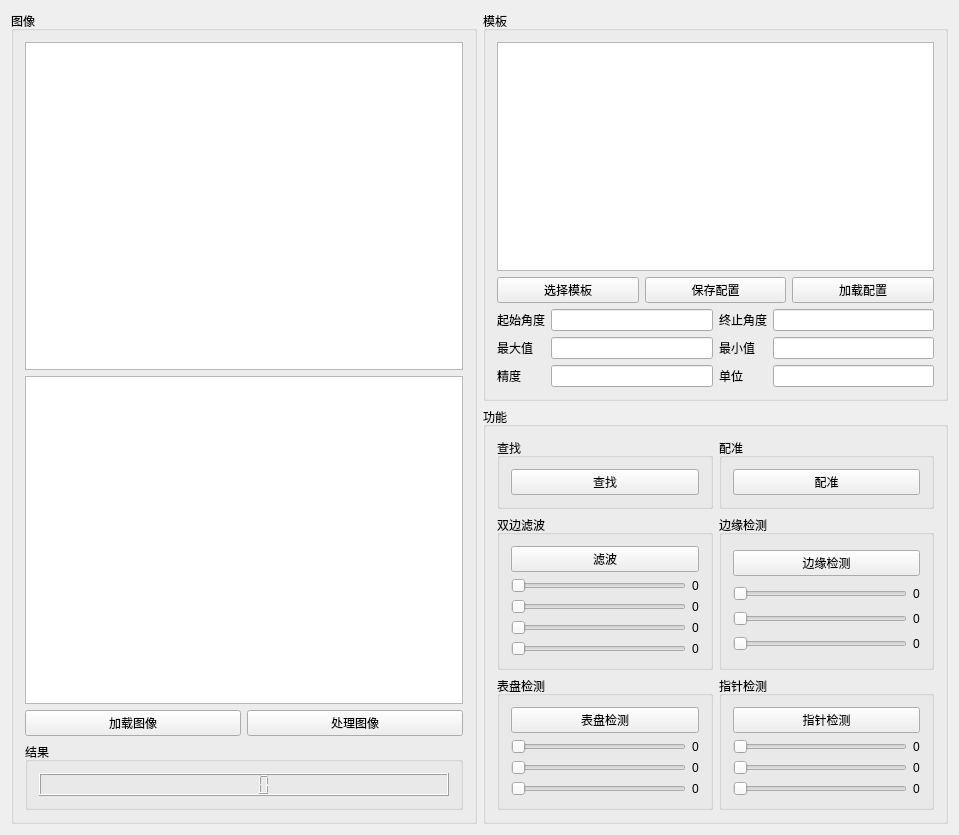
<?xml version="1.0" encoding="UTF-8"?>
<ui version="4.0">
 <class>MainWindow</class>
 <widget class="QMainWindow" name="MainWindow">
  <property name="geometry">
   <rect>
    <x>0</x>
    <y>0</y>
    <width>959</width>
    <height>835</height>
   </rect>
  </property>
  <property name="windowTitle">
   <string>GaugeReader</string>
  </property>
  <widget class="QWidget" name="centralWidget">
   <layout class="QGridLayout" name="gridLayout_3">
    <item row="0" column="0" rowspan="2">
     <widget class="QGroupBox" name="groupBox">
      <property name="title">
       <string>图像</string>
      </property>
      <layout class="QVBoxLayout" name="verticalLayout_3">
       <item>
        <widget class="QGraphicsView" name="graphicsView_2"/>
       </item>
       <item>
        <widget class="QGraphicsView" name="graphicsView_3"/>
       </item>
       <item>
        <layout class="QHBoxLayout" name="horizontalLayout_2">
         <item>
          <widget class="QPushButton" name="pushButton_3">
           <property name="text">
            <string>加载图像</string>
           </property>
          </widget>
         </item>
         <item>
          <widget class="QPushButton" name="pushButton_4">
           <property name="text">
            <string>处理图像</string>
           </property>
          </widget>
         </item>
        </layout>
       </item>
       <item>
        <widget class="QGroupBox" name="groupBox_10">
         <property name="title">
          <string>结果</string>
         </property>
         <layout class="QVBoxLayout" name="verticalLayout_2">
          <item>
           <widget class="QLCDNumber" name="lcdNumber"/>
          </item>
         </layout>
        </widget>
       </item>
      </layout>
     </widget>
    </item>
    <item row="0" column="1">
     <widget class="QGroupBox" name="groupBox_2">
      <property name="title">
       <string>模板</string>
      </property>
      <layout class="QVBoxLayout" name="verticalLayout">
       <item>
        <widget class="QGraphicsView" name="graphicsView"/>
       </item>
       <item>
        <layout class="QHBoxLayout" name="horizontalLayout">
         <item>
          <widget class="QPushButton" name="pushButton">
           <property name="text">
            <string>选择模板</string>
           </property>
          </widget>
         </item>
         <item>
          <widget class="QPushButton" name="pushButton_2">
           <property name="text">
            <string>保存配置</string>
           </property>
          </widget>
         </item>
         <item>
          <widget class="QPushButton" name="pushButton_5">
           <property name="text">
            <string>加载配置</string>
           </property>
          </widget>
         </item>
        </layout>
       </item>
       <item>
        <layout class="QGridLayout" name="gridLayout_4">
         <item row="1" column="3">
          <widget class="QLineEdit" name="lineEdit_4"/>
         </item>
         <item row="0" column="1">
          <widget class="QLineEdit" name="lineEdit"/>
         </item>
         <item row="0" column="2">
          <widget class="QLabel" name="label_2">
           <property name="text">
            <string>终止角度</string>
           </property>
          </widget>
         </item>
         <item row="0" column="3">
          <widget class="QLineEdit" name="lineEdit_2"/>
         </item>
         <item row="1" column="1">
          <widget class="QLineEdit" name="lineEdit_3"/>
         </item>
         <item row="1" column="0">
          <widget class="QLabel" name="label_3">
           <property name="text">
            <string>最大值</string>
           </property>
          </widget>
         </item>
         <item row="0" column="0">
          <widget class="QLabel" name="label">
           <property name="text">
            <string>起始角度</string>
           </property>
          </widget>
         </item>
         <item row="1" column="2">
          <widget class="QLabel" name="label_4">
           <property name="text">
            <string>最小值</string>
           </property>
          </widget>
         </item>
         <item row="2" column="0">
          <widget class="QLabel" name="label_5">
           <property name="text">
            <string>精度</string>
           </property>
          </widget>
         </item>
         <item row="2" column="1">
          <widget class="QLineEdit" name="lineEdit_5"/>
         </item>
         <item row="2" column="2">
          <widget class="QLabel" name="label_6">
           <property name="text">
            <string>单位</string>
           </property>
          </widget>
         </item>
         <item row="2" column="3">
          <widget class="QLineEdit" name="lineEdit_6"/>
         </item>
        </layout>
       </item>
      </layout>
     </widget>
    </item>
    <item row="1" column="1">
     <widget class="QGroupBox" name="groupBox_3">
      <property name="title">
       <string>功能</string>
      </property>
      <layout class="QGridLayout" name="gridLayout_2">
       <item row="0" column="0">
        <widget class="QGroupBox" name="groupBox_8">
         <property name="title">
          <string>查找</string>
         </property>
         <layout class="QGridLayout" name="gridLayout_8">
          <item row="0" column="0" colspan="2">
           <widget class="QPushButton" name="matchButton">
            <property name="text">
             <string>查找</string>
            </property>
           </widget>
          </item>
         </layout>
        </widget>
       </item>
       <item row="0" column="1">
        <widget class="QGroupBox" name="groupBox_9">
         <property name="title">
          <string>配准</string>
         </property>
         <layout class="QGridLayout" name="gridLayout_9">
          <item row="0" column="0" colspan="2">
           <widget class="QPushButton" name="adjustButton">
            <property name="text">
             <string>配准</string>
            </property>
           </widget>
          </item>
         </layout>
        </widget>
       </item>
       <item row="1" column="0">
        <widget class="QGroupBox" name="groupBox_4">
         <property name="title">
          <string>双边滤波</string>
         </property>
         <layout class="QGridLayout" name="gridLayout_5">
          <item row="2" column="0">
           <widget class="QSlider" name="filterParam_2">
            <property name="orientation">
             <enum>Qt::Horizontal</enum>
            </property>
           </widget>
          </item>
          <item row="1" column="0">
           <widget class="QSlider" name="filterParam_1">
            <property name="orientation">
             <enum>Qt::Horizontal</enum>
            </property>
           </widget>
          </item>
          <item row="3" column="0">
           <widget class="QSlider" name="filterParam_3">
            <property name="orientation">
             <enum>Qt::Horizontal</enum>
            </property>
           </widget>
          </item>
          <item row="1" column="1">
           <widget class="QLabel" name="filterParamLabel_1">
            <property name="text">
             <string>0</string>
            </property>
           </widget>
          </item>
          <item row="0" column="0" colspan="2">
           <widget class="QPushButton" name="filterButton">
            <property name="text">
             <string>滤波</string>
            </property>
           </widget>
          </item>
          <item row="2" column="1">
           <widget class="QLabel" name="filterParamLabel_2">
            <property name="text">
             <string>0</string>
            </property>
           </widget>
          </item>
          <item row="3" column="1">
           <widget class="QLabel" name="filterParamLabel_3">
            <property name="text">
             <string>0</string>
            </property>
           </widget>
          </item>
          <item row="4" column="0">
           <widget class="QSlider" name="thresholdParam">
            <property name="orientation">
             <enum>Qt::Horizontal</enum>
            </property>
           </widget>
          </item>
          <item row="4" column="1">
           <widget class="QLabel" name="thresholdLabel">
            <property name="text">
             <string>0</string>
            </property>
           </widget>
          </item>
         </layout>
        </widget>
       </item>
       <item row="1" column="1">
        <widget class="QGroupBox" name="groupBox_5">
         <property name="title">
          <string>边缘检测</string>
         </property>
         <layout class="QGridLayout" name="gridLayout_6">
          <item row="4" column="0">
           <widget class="QSlider" name="cannyParam_3">
            <property name="orientation">
             <enum>Qt::Horizontal</enum>
            </property>
           </widget>
          </item>
          <item row="2" column="0">
           <widget class="QSlider" name="cannyParam_1">
            <property name="orientation">
             <enum>Qt::Horizontal</enum>
            </property>
           </widget>
          </item>
          <item row="3" column="0">
           <widget class="QSlider" name="cannyParam_2">
            <property name="maximum">
             <number>199</number>
            </property>
            <property name="orientation">
             <enum>Qt::Horizontal</enum>
            </property>
           </widget>
          </item>
          <item row="2" column="1">
           <widget class="QLabel" name="cannyParamLabel_1">
            <property name="text">
             <string>0</string>
            </property>
           </widget>
          </item>
          <item row="0" column="0" colspan="2">
           <widget class="QPushButton" name="cannyButton">
            <property name="text">
             <string>边缘检测</string>
            </property>
           </widget>
          </item>
          <item row="4" column="1">
           <widget class="QLabel" name="cannyParamLabel_3">
            <property name="text">
             <string>0</string>
            </property>
           </widget>
          </item>
          <item row="3" column="1">
           <widget class="QLabel" name="cannyParamLabel_2">
            <property name="text">
             <string>0</string>
            </property>
           </widget>
          </item>
         </layout>
        </widget>
       </item>
       <item row="2" column="0">
        <widget class="QGroupBox" name="groupBox_6">
         <property name="title">
          <string>表盘检测</string>
         </property>
         <layout class="QGridLayout" name="gridLayout_7">
          <item row="1" column="0">
           <widget class="QSlider" name="circleParam_1">
            <property name="orientation">
             <enum>Qt::Horizontal</enum>
            </property>
           </widget>
          </item>
          <item row="2" column="0">
           <widget class="QSlider" name="circleParam_2">
            <property name="maximum">
             <number>200</number>
            </property>
            <property name="orientation">
             <enum>Qt::Horizontal</enum>
            </property>
           </widget>
          </item>
          <item row="3" column="0">
           <widget class="QSlider" name="circleParam_3">
            <property name="maximum">
             <number>200</number>
            </property>
            <property name="orientation">
             <enum>Qt::Horizontal</enum>
            </property>
           </widget>
          </item>
          <item row="1" column="1">
           <widget class="QLabel" name="circleParamLabel_1">
            <property name="text">
             <string>0</string>
            </property>
           </widget>
          </item>
          <item row="2" column="1">
           <widget class="QLabel" name="circleParamLabel_2">
            <property name="text">
             <string>0</string>
            </property>
           </widget>
          </item>
          <item row="3" column="1">
           <widget class="QLabel" name="circleParamLabel_3">
            <property name="text">
             <string>0</string>
            </property>
           </widget>
          </item>
          <item row="0" column="0" colspan="2">
           <widget class="QPushButton" name="circleButton">
            <property name="text">
             <string>表盘检测</string>
            </property>
           </widget>
          </item>
         </layout>
        </widget>
       </item>
       <item row="2" column="1">
        <widget class="QGroupBox" name="groupBox_7">
         <property name="title">
          <string>指针检测</string>
         </property>
         <layout class="QGridLayout" name="gridLayout">
          <item row="1" column="0">
           <widget class="QSlider" name="lineParam_1">
            <property name="maximum">
             <number>500</number>
            </property>
            <property name="orientation">
             <enum>Qt::Horizontal</enum>
            </property>
           </widget>
          </item>
          <item row="3" column="0">
           <widget class="QSlider" name="lineParam_3">
            <property name="maximum">
             <number>1000</number>
            </property>
            <property name="orientation">
             <enum>Qt::Horizontal</enum>
            </property>
           </widget>
          </item>
          <item row="2" column="0">
           <widget class="QSlider" name="lineParam_2">
            <property name="maximum">
             <number>1000</number>
            </property>
            <property name="orientation">
             <enum>Qt::Horizontal</enum>
            </property>
           </widget>
          </item>
          <item row="1" column="1">
           <widget class="QLabel" name="lineParamLabel_1">
            <property name="text">
             <string>0</string>
            </property>
           </widget>
          </item>
          <item row="2" column="1">
           <widget class="QLabel" name="lineParamLabel_2">
            <property name="text">
             <string>0</string>
            </property>
           </widget>
          </item>
          <item row="3" column="1">
           <widget class="QLabel" name="lineParamLabel_3">
            <property name="text">
             <string>0</string>
            </property>
           </widget>
          </item>
          <item row="0" column="0" colspan="2">
           <widget class="QPushButton" name="lineButton">
            <property name="text">
             <string>指针检测</string>
            </property>
           </widget>
          </item>
         </layout>
        </widget>
       </item>
      </layout>
     </widget>
    </item>
   </layout>
  </widget>
 </widget>
 <layoutdefault spacing="6" margin="11"/>
 <resources/>
 <connections/>
</ui>
